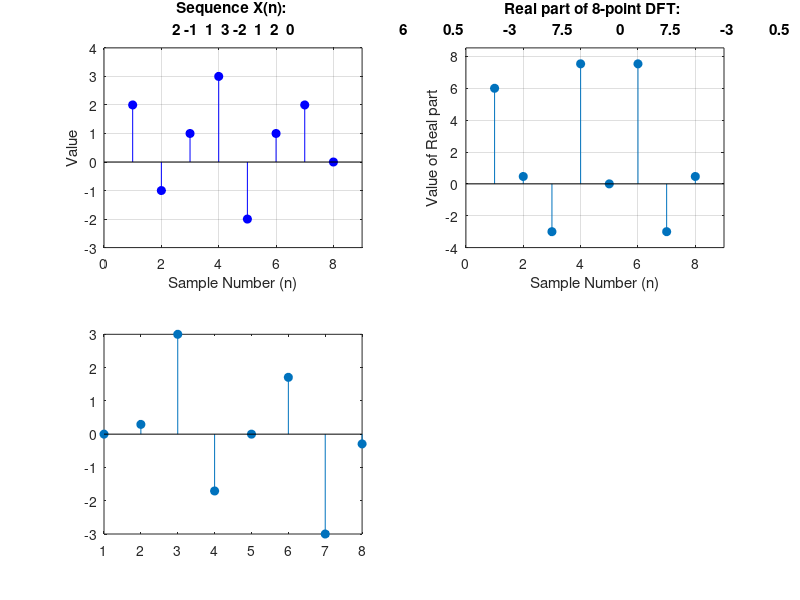

MATLAB code to generate this figure: (Note: this script raises an error after producing the figure.)
clear;
x=[ 2     -1     1     3     -2     1     2    0];
subplot(2,2,1)
stem(x,'b','filled');
grid on;
axis([0 9 -3 4 ]);
title({'Sequence X(n): ';num2str(x)});
xlabel('Sample Number (n)')
ylabel('Value');

y=fft(x,8);
real_y=real(y);
imag_y=imag(y);

subplot(2,2,2)
stem(real_y,'o','filled');
grid on;
axis([0 9 min(real_y)-1 max(real_y)+1]);
title({'Real part of 8-point DFT: ';num2str(round(real_y*10)/10)});
xlabel('Sample Number (n)')
ylabel('Value of Real part');

plot3=subplot(2,2,3)
stem(imag_y,'o','filled');
plot3.XTickMode='auto';
grid on;
axis([0 9 min(imag_y)-1 max(imag_y)+1]);
title('hooola')
title({'Imaginary part of 8-point DFT of Sequence X(n) ';num2str(round(imag_y*10)/10)});
xlabel('Sample Number (n)')
ylabel('Value of Imaginary part ');

inverse_y=ifft(y,8);
plot4=subplot(2,2,4)
stem(inverse_y,'o','filled');
grid on;
axis([0 9 min(inverse_y)-1 max(inverse_y)+1]);
title({'IInvesre of 8-point DFT: ';num2str(round(inverse_y*10)/10)});
xlabel('Sample Number (n)')
ylabel('Value  ');

print('DFT_sequence','-dpng');